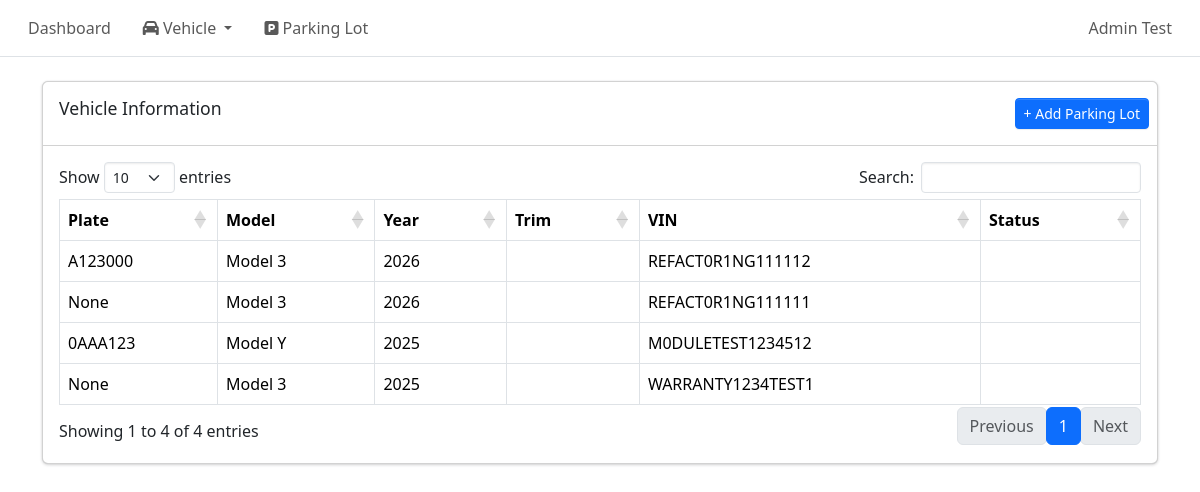
/admin/vehicles/ (signed in), run on the app's committed database.
### tables this page shows
CREATE TABLE vehicle (
    vehicle_id INTEGER PRIMARY KEY AUTOINCREMENT,
    vin TEXT NOT NULL UNIQUE CHECK(length(vin) = 17),
    make TEXT,
    model TEXT,
    model_year INTEGER,
    trim TEXT,
    exterior TEXT,
    interior TEXT,
    plate_number TEXT,
    mileage INTEGER,
    software TEXT,
    vehicle_status TEXT NOT NULL CHECK(vehicle_status IN ('Active', 'Inactive', 'Maintenance', 'Sold')),
    created_at DATETIME DEFAULT CURRENT_TIMESTAMP
);

### routes/admin/vehicle_pages.py (the view)
@vehicle_pages_bp.route("/",methods=["GET"])
def vehicle_list_page():
    if not session.get("admin_logged_in"):
        return redirect(url_for("auth.admin_login"))
    conn = get_conn()
    cur = conn.cursor()
    cur.execute("""
        SELECT v.vehicle_id, v.vin, v.plate_number, v.model, v.model_year, COALESCE(pl.name, 'Unassigned') AS parking_lot_name
        FROM vehicle v
        LEFT JOIN vehicle_parking vp
        ON v.vehicle_id = vp.vehicle_id AND vp.unassigned_at IS NULL
        LEFT JOIN parking_lot pl
        ON vp.parking_lot_id = pl.parking_lot_id
        ORDER BY pl.name IS NULL, pl.name, v.created_at DESC;
    """)
    vehicles = cur.fetchall()
    purchase_types = get_purchase_warranty_types()
    subscription_types = get_subscription_warranty_types()
    return render_template("vehicle_info.html", vehicles=vehicles, purchase_types=purchase_types, subscription_types=subscription_types)

### db.py (called while the page is built)
def make_dict(cursor, row):
    return {col[0]: row[idx] for idx, col in enumerate(cursor.description)}

def get_conn():
    if "db" not in g:
        conn = sqlite3.connect(DB_PATH, check_same_thread=False)
        conn.row_factory = make_dict
        conn.execute("PRAGMA foreign_keys = ON;")
        g.db = conn
    return g.db

def close_conn(e=None):
    db = g.pop("db", None)
    if db is not None:
        db.close()

### utils/warranty_utils.py (called while the page is built)
def get_purchase_warranty_types():
    conn = get_conn()
    cur = conn.cursor()
    cur.execute("""
        SELECT warranty_type_id, type_name, display_name
        FROM warranty_type
        WHERE category = 'purchase' AND is_active = 1
        ORDER BY sort_order
    """)
    rows = cur.fetchall()
    return rows

def get_subscription_warranty_types():
    conn = get_conn()
    cur = conn.cursor()
    cur.execute("""
        SELECT warranty_type_id, type_name, display_name
        FROM warranty_type
        WHERE category = 'subscription' AND is_active = 1
        ORDER BY sort_order
    """)
    rows = cur.fetchall()
    return rows

### templates/vehicle_info.html (shortened to what this page needs)
{% extends "base.html" %}
{% block content %}
<div class="card">
    <div class="card-header">
        <h3 class="card-title">Vehicle Information</h3>
        <div class="card-tools">
            <a href="{{ url_for('vehicle_pages.vehicle_create_page') }}" class="btn btn-primary btn-sm">
                + Add Parking Lot
            </a>
        </div>
    </div>
    <div class="card-body">
        <table id = "vehicleTable" class="table table-bordered table-hover">
            <thead>
                <tr>
                    <th>Plate</th>
                    <th>Model</th>
                    <th>Year</th>
                    <th>Trim</th>
                    <th>VIN</th>
                    <th>Status</th>
                </tr>
            </thead>
            <tbody>
                {% for v in vehicles %}
                <tr data-id="{{ v.vehicle_id }}" data-vin="{{ v.vin }}" style="cursor:pointer;">
                    <td>{{v.plate_number}}</td>
                    <td>{{v.model}}</td>
                    <td>{{v.model_year}}</td>
                    <td>{{v.trim}}</td>
                    <td>{{v.vin}}</td>
                    <td>{{v.vehicle_status}}</td>
                </tr>
                {% endfor %}
            </tbody>
        </table>
    </div>
</div>
{% endblock %}

### templates/base.html (shortened to what this page needs)
<!doctype html>
<html lang="en">
    <head>
        <link href="https://cdn.jsdelivr.net/npm/bootstrap@5.3.8/dist/css/bootstrap.min.css"
            rel="stylesheet"
>
        <link rel="stylesheet"
            href="{{ url_for('static', filename='adminlte/css/adminlte.min.css') }}">
        <link rel="stylesheet"
            href="https://cdnjs.cloudflare.com/ajax/libs/font-awesome/6.5.1/css/all.min.css"
 />
        <link rel="stylesheet" href="https://cdn.datatables.net/1.13.6/css/dataTables.bootstrap5.min.css">
        <link rel="stylesheet" href="https://cdn.datatables.net/rowgroup/1.3.1/css/rowGroup.bootstrap5.min.css">
        <link rel="stylesheet" href="{{ url_for('static', filename='style.css') }}">
    </head>
    <body class="hold-transition sidebar-mini layout-fixed">
        <nav class="app-header navbar navbar-expand bg-body">
            <div class="container-fluid">
                <ul class="navbar-nav">
                    <li class="nav-item">
                        <a href="/admin/dashboard" class="nav-link">Dashboard</a>
                    </li>
                    <li class="nav-item dropdown">
                        <a class="nav-link dropdown-toggle" href="#" data-bs-toggle="dropdown">
                            <i class="fa-solid fa-car"></i> Vehicle
                        </a>
                    </li>
                    <li class="nav-item">
                        <a href="{{ url_for('parking_lot_pages.parking_lot_list_page') }}" class="nav-link">
                            <i class="fa fa-parking"></i> Parking Lot
                        </a>
                    </li>
                </ul>
                <ul class="navbar-nav ms-auto">
                    <li class="nav-item dropdown user-menu">
                        <a href="#" class="nav-link dropdown-toggle" data-bs-toggle="dropdown">
                            <span>Admin Test</span>
                        </a>
                    </li>
                </ul>
            </div>
        </nav>
        <main class="container mt-4">
            {% block content %}{% endblock %}
        </main>
        {% include "toast_success.html" %}
    </body>
</html>

### templates/toast_success.html (shortened to what this page needs)
<div class="position-fixed top-0 end-0 p-3" style="z-index: 9999">
</div>

### data on the page
vehicle: plate_number "A123000", model "Model 3", model_year "2026", vin "REFACT0R1NG111112"
vehicle: plate_number "None", model "Model 3", model_year "2026", vin "REFACT0R1NG111111"
vehicle: plate_number "0AAA123", model "Model Y", model_year "2025", vin "M0DULETEST1234512"
vehicle: plate_number "None", model "Model 3", model_year "2025", vin "WARRANTY1234TEST1"
